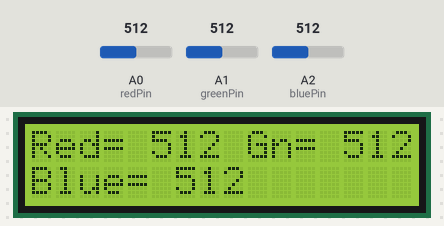
Bench run of a sketch on a simulated Arduino Uno, built with avr-gcc and run on an emulated ATmega328P. Shown: 16×2 character LCD. Inputs (shaded band) come from the test bench; at power-on: A0 (redPin) = 512, A1 (greenPin) = 512, A2 (bluePin) = 512.

Above: at 3.2 s.
3.3 s: A0 (redPin) set to 716
At 4.1 s:
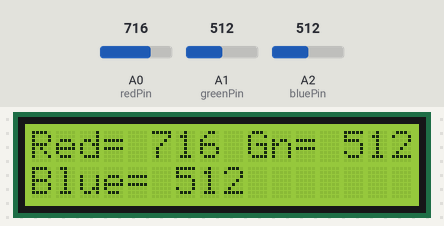
4.8 s: A1 (greenPin) set to 716
At 5.3 s:
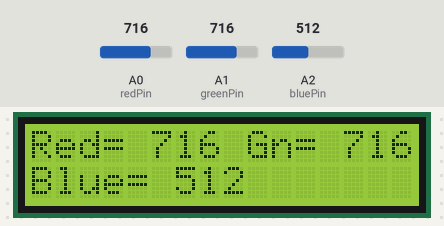
6.3 s: A2 (bluePin) set to 716
At 7.5 s:
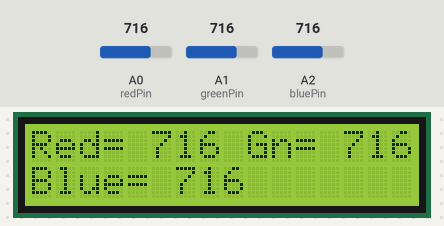
7.8 s: A0 (redPin) set to 900
At 8.8 s:
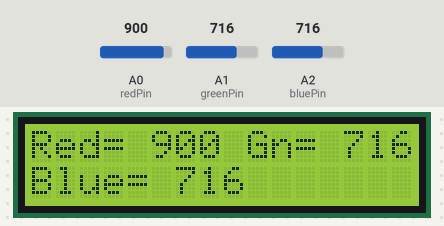
9.3 s: A1 (greenPin) set to 900
At 10.0 s:
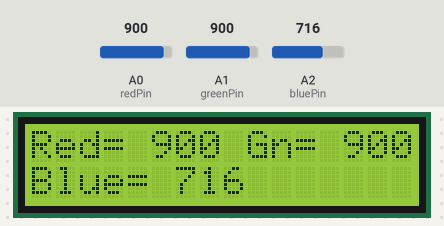
10.8 s: A2 (bluePin) set to 900
At 11.2 s:
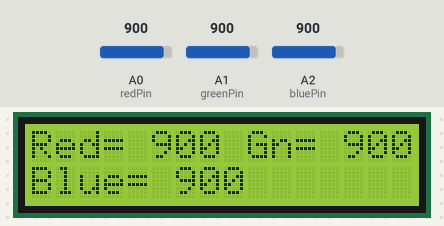
Timing chart, 0 to 13.3 s (numbered marks = the images above; inputs shaded):
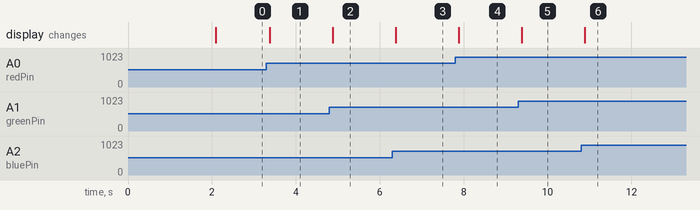

The sketch:

display-pots-no-serial.ino
```cpp
#include <Wire.h>
#include <LiquidCrystal_I2C.h>
LiquidCrystal_I2C lcd(0x27, 2, 1, 0, 4, 5, 6, 7, 3, POSITIVE);

int redPin = A0;
int greenPin = A1;
int bluePin = A2;
int redValue = 0;
int greenValue = 0;
int blueValue = 0;

void setup() {
  lcd.begin(16,2);
  lcd.setCursor(0,0);
  lcd.print("Red=");
  lcd.setCursor(9,0);
  lcd.print("Gn=");
  lcd.setCursor(0,1);
  lcd.print("Blue=");
  delay(2000);
}

void loop() {
  redValue = analogRead(redPin);
  greenValue = analogRead(greenPin);
  blueValue = analogRead(bluePin);
  lcd.setCursor(4,0);
  print_right_aligned(redValue);
  lcd.setCursor(12,0);
  print_right_aligned(greenValue);
  lcd.setCursor(5,1);
  print_right_aligned(blueValue);
  delay(200);
}

void print_right_aligned(int in) {
  if (in < 1000) lcd.print(" ");
  if (in < 100) lcd.print(" ");
  if (in < 10) lcd.print(" ");
  lcd.print(in);
}
```

Measured:
- after the input at 3.3 s, the display: changes after 0.08 s (image 1)
- after the input at 4.8 s, the display: changes after 0.08 s (image 2)
- after the input at 6.3 s, the display: changes after 0.08 s (image 3)
- after the input at 7.8 s, the display: changes after 0.08 s (image 4)
- after the input at 9.3 s, the display: changes after 0.08 s (image 5)
- after the input at 10.8 s, the display: changes after 0.08 s (image 6)
